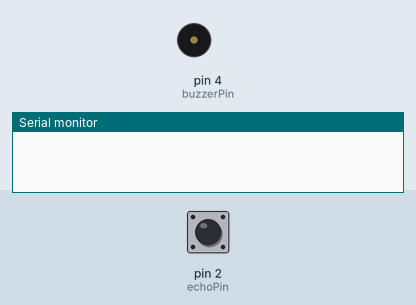
This sketch was run on a simulated Arduino Uno, built with avr-gcc and run on an emulated ATmega328P. Shown: buzzer (waves = sounding), the last lines printed to the serial monitor. The test bench sets the inputs (shaded band); at power-on: pin 2 (echoPin) LOW.

Above: at 1.4 s.
1.5 s: pin 2 (echoPin) pulsed HIGH 2 times (0.12 s each, 0.3 s apart)
At 3.8 s:
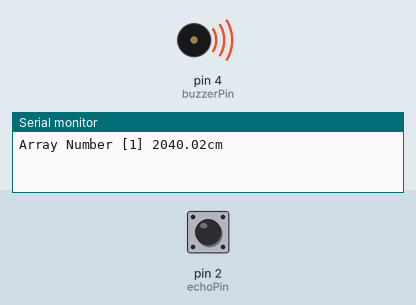
Timing chart, 0 to 5.8 s (numbered marks = the images above; inputs shaded):
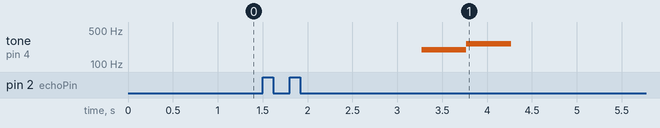

Measured:
- after the input at 1.5 s, tone on pin 4 (buzzerPin): silent → 196 Hz after 1.8 s, → 262 Hz 0.50 s later, → silent 0.50 s later

The sketch:

gradProject_arduino.ino
```cpp
int echoPin = 2;
int trigPin = 3;
int buzzerPin = 4;
int i=0;
int distanceArr[500]={0,};

void setup() {
  // put your setup code here, to run once:
  Serial.begin(9600);
  pinMode(trigPin,OUTPUT);
  pinMode(echoPin,INPUT);
}

void loop() {
  // put your main code here, to run repeatedly:
  digitalWrite(trigPin,LOW);
  digitalWrite(echoPin,LOW);
  delay(150);

  digitalWrite(trigPin,HIGH);
  delay(500);
  digitalWrite(trigPin,LOW);

  unsigned long time = pulseIn(echoPin,HIGH);
  float distance = ((float)(340*time)/10000)/2;

  i++;
  distanceArr[i]=distance;

  //if(distance<=200,distance>=50){
  //  tone(buzzerPin,196);
  //  delay(500);
  //  noTone(buzzerPin);
  //}

  if(distanceArr[i-1]-distanceArr[i]>=600){
    tone(buzzerPin,196);
    delay(500);
    tone(buzzerPin,262);
    delay(500);
    noTone(buzzerPin);
  }
  else if(distanceArr[i-1]-distanceArr[i]>=100){
    tone(buzzerPin,196);
    delay(1000);
    tone(buzzerPin,262);
    delay(1000);
    noTone(buzzerPin);
  }

  Serial.print("Array Number [");
  Serial.print(i);
  Serial.print("] ");
  Serial.print(distance);
  Serial.println("cm");
}
```
